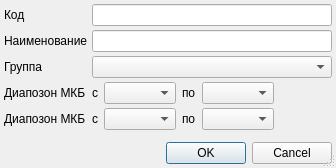
<?xml version="1.0" encoding="UTF-8"?>
<ui version="4.0">
 <class>MKBMorphologyEditor</class>
 <widget class="QDialog" name="MKBMorphologyEditor">
  <property name="geometry">
   <rect>
    <x>0</x>
    <y>0</y>
    <width>336</width>
    <height>168</height>
   </rect>
  </property>
  <property name="windowTitle">
   <string>Dialog</string>
  </property>
  <property name="sizeGripEnabled">
   <bool>true</bool>
  </property>
  <layout class="QGridLayout" name="gridLayout">
   <property name="margin">
    <number>4</number>
   </property>
   <property name="spacing">
    <number>4</number>
   </property>
   <item row="0" column="0">
    <widget class="QLabel" name="lblCode">
     <property name="text">
      <string>Код</string>
     </property>
     <property name="buddy">
      <cstring>edtCode</cstring>
     </property>
    </widget>
   </item>
   <item row="0" column="1" colspan="2">
    <widget class="QLineEdit" name="edtCode"/>
   </item>
   <item row="1" column="0">
    <widget class="QLabel" name="lblName">
     <property name="text">
      <string>Наименование</string>
     </property>
     <property name="buddy">
      <cstring>edtName</cstring>
     </property>
    </widget>
   </item>
   <item row="1" column="1" colspan="2">
    <widget class="QLineEdit" name="edtName"/>
   </item>
   <item row="4" column="0">
    <widget class="QLabel" name="lblGroup">
     <property name="text">
      <string>Группа</string>
     </property>
     <property name="buddy">
      <cstring>cmbGroup</cstring>
     </property>
    </widget>
   </item>
   <item row="6" column="0">
    <widget class="QLabel" name="lblDiagRange1">
     <property name="text">
      <string>Диапозон МКБ</string>
     </property>
     <property name="buddy">
      <cstring>cmbDiagRangeFrom1</cstring>
     </property>
    </widget>
   </item>
   <item row="8" column="1">
    <widget class="QFrame" name="frmDiagRange2">
     <property name="sizePolicy">
      <sizepolicy hsizetype="Preferred" vsizetype="Maximum">
       <horstretch>0</horstretch>
       <verstretch>0</verstretch>
      </sizepolicy>
     </property>
     <property name="frameShape">
      <enum>QFrame::NoFrame</enum>
     </property>
     <property name="frameShadow">
      <enum>QFrame::Plain</enum>
     </property>
     <property name="lineWidth">
      <number>0</number>
     </property>
     <layout class="QGridLayout" name="gridLayout_3">
      <property name="margin">
       <number>0</number>
      </property>
      <item row="0" column="0">
       <widget class="QLabel" name="lblDiagRangeFrom2">
        <property name="sizePolicy">
         <sizepolicy hsizetype="Maximum" vsizetype="Preferred">
          <horstretch>0</horstretch>
          <verstretch>0</verstretch>
         </sizepolicy>
        </property>
        <property name="text">
         <string>с</string>
        </property>
        <property name="buddy">
         <cstring>cmbDiagRangeFrom2</cstring>
        </property>
       </widget>
      </item>
      <item row="0" column="1">
       <widget class="CICDCodeEditEx" name="cmbDiagRangeFrom2"/>
      </item>
      <item row="0" column="2">
       <widget class="QLabel" name="lblDiagRangeTo2">
        <property name="sizePolicy">
         <sizepolicy hsizetype="Maximum" vsizetype="Preferred">
          <horstretch>0</horstretch>
          <verstretch>0</verstretch>
         </sizepolicy>
        </property>
        <property name="text">
         <string>по</string>
        </property>
        <property name="buddy">
         <cstring>cmbDiagRangeTo2</cstring>
        </property>
       </widget>
      </item>
      <item row="0" column="3">
       <widget class="CICDCodeEditEx" name="cmbDiagRangeTo2"/>
      </item>
     </layout>
    </widget>
   </item>
   <item row="10" column="0" colspan="3">
    <widget class="QDialogButtonBox" name="buttonBox">
     <property name="orientation">
      <enum>Qt::Horizontal</enum>
     </property>
     <property name="standardButtons">
      <set>QDialogButtonBox::Cancel|QDialogButtonBox::Ok</set>
     </property>
    </widget>
   </item>
   <item row="8" column="0">
    <widget class="QLabel" name="lblDiagRange2">
     <property name="text">
      <string>Диапозон МКБ</string>
     </property>
     <property name="buddy">
      <cstring>cmbDiagRangeFrom2</cstring>
     </property>
    </widget>
   </item>
   <item row="4" column="1" colspan="2">
    <widget class="CRBComboBox" name="cmbGroup"/>
   </item>
   <item row="6" column="1">
    <widget class="QFrame" name="frmDiagRange1">
     <property name="sizePolicy">
      <sizepolicy hsizetype="Preferred" vsizetype="Maximum">
       <horstretch>0</horstretch>
       <verstretch>0</verstretch>
      </sizepolicy>
     </property>
     <property name="frameShape">
      <enum>QFrame::NoFrame</enum>
     </property>
     <property name="frameShadow">
      <enum>QFrame::Plain</enum>
     </property>
     <property name="lineWidth">
      <number>0</number>
     </property>
     <layout class="QGridLayout" name="gridLayout_2">
      <property name="margin">
       <number>0</number>
      </property>
      <item row="0" column="0">
       <widget class="QLabel" name="lblDiagRangeFrom1">
        <property name="sizePolicy">
         <sizepolicy hsizetype="Maximum" vsizetype="Preferred">
          <horstretch>0</horstretch>
          <verstretch>0</verstretch>
         </sizepolicy>
        </property>
        <property name="text">
         <string>с</string>
        </property>
        <property name="buddy">
         <cstring>cmbDiagRangeFrom1</cstring>
        </property>
       </widget>
      </item>
      <item row="0" column="1">
       <widget class="CICDCodeEditEx" name="cmbDiagRangeFrom1"/>
      </item>
      <item row="0" column="2">
       <widget class="QLabel" name="lblDiagRangeTo1">
        <property name="sizePolicy">
         <sizepolicy hsizetype="Maximum" vsizetype="Preferred">
          <horstretch>0</horstretch>
          <verstretch>0</verstretch>
         </sizepolicy>
        </property>
        <property name="text">
         <string>по</string>
        </property>
        <property name="buddy">
         <cstring>cmbDiagRangeTo1</cstring>
        </property>
       </widget>
      </item>
      <item row="0" column="3">
       <widget class="CICDCodeEditEx" name="cmbDiagRangeTo1"/>
      </item>
     </layout>
    </widget>
   </item>
   <item row="9" column="0">
    <spacer name="verticalSpacer">
     <property name="orientation">
      <enum>Qt::Vertical</enum>
     </property>
     <property name="sizeHint" stdset="0">
      <size>
       <width>20</width>
       <height>40</height>
      </size>
     </property>
    </spacer>
   </item>
   <item row="6" column="2">
    <spacer name="horizontalSpacer">
     <property name="orientation">
      <enum>Qt::Horizontal</enum>
     </property>
     <property name="sizeHint" stdset="0">
      <size>
       <width>40</width>
       <height>20</height>
      </size>
     </property>
    </spacer>
   </item>
   <item row="8" column="2">
    <spacer name="horizontalSpacer_2">
     <property name="orientation">
      <enum>Qt::Horizontal</enum>
     </property>
     <property name="sizeHint" stdset="0">
      <size>
       <width>40</width>
       <height>20</height>
      </size>
     </property>
    </spacer>
   </item>
  </layout>
 </widget>
 <customwidgets>
  <customwidget>
   <class>CRBComboBox</class>
   <extends>QComboBox</extends>
   <header>library/crbcombobox.h</header>
  </customwidget>
  <customwidget>
   <class>CICDCodeEditEx</class>
   <extends>QComboBox</extends>
   <header>library/ICDCodeEdit.h</header>
  </customwidget>
 </customwidgets>
 <tabstops>
  <tabstop>edtCode</tabstop>
  <tabstop>edtName</tabstop>
  <tabstop>cmbGroup</tabstop>
  <tabstop>cmbDiagRangeFrom1</tabstop>
  <tabstop>cmbDiagRangeTo1</tabstop>
  <tabstop>cmbDiagRangeFrom2</tabstop>
  <tabstop>cmbDiagRangeTo2</tabstop>
  <tabstop>buttonBox</tabstop>
 </tabstops>
 <resources/>
 <connections>
  <connection>
   <sender>buttonBox</sender>
   <signal>accepted()</signal>
   <receiver>MKBMorphologyEditor</receiver>
   <slot>accept()</slot>
   <hints>
    <hint type="sourcelabel">
     <x>252</x>
     <y>195</y>
    </hint>
    <hint type="destinationlabel">
     <x>157</x>
     <y>199</y>
    </hint>
   </hints>
  </connection>
  <connection>
   <sender>buttonBox</sender>
   <signal>rejected()</signal>
   <receiver>MKBMorphologyEditor</receiver>
   <slot>reject()</slot>
   <hints>
    <hint type="sourcelabel">
     <x>320</x>
     <y>195</y>
    </hint>
    <hint type="destinationlabel">
     <x>286</x>
     <y>199</y>
    </hint>
   </hints>
  </connection>
 </connections>
</ui>
